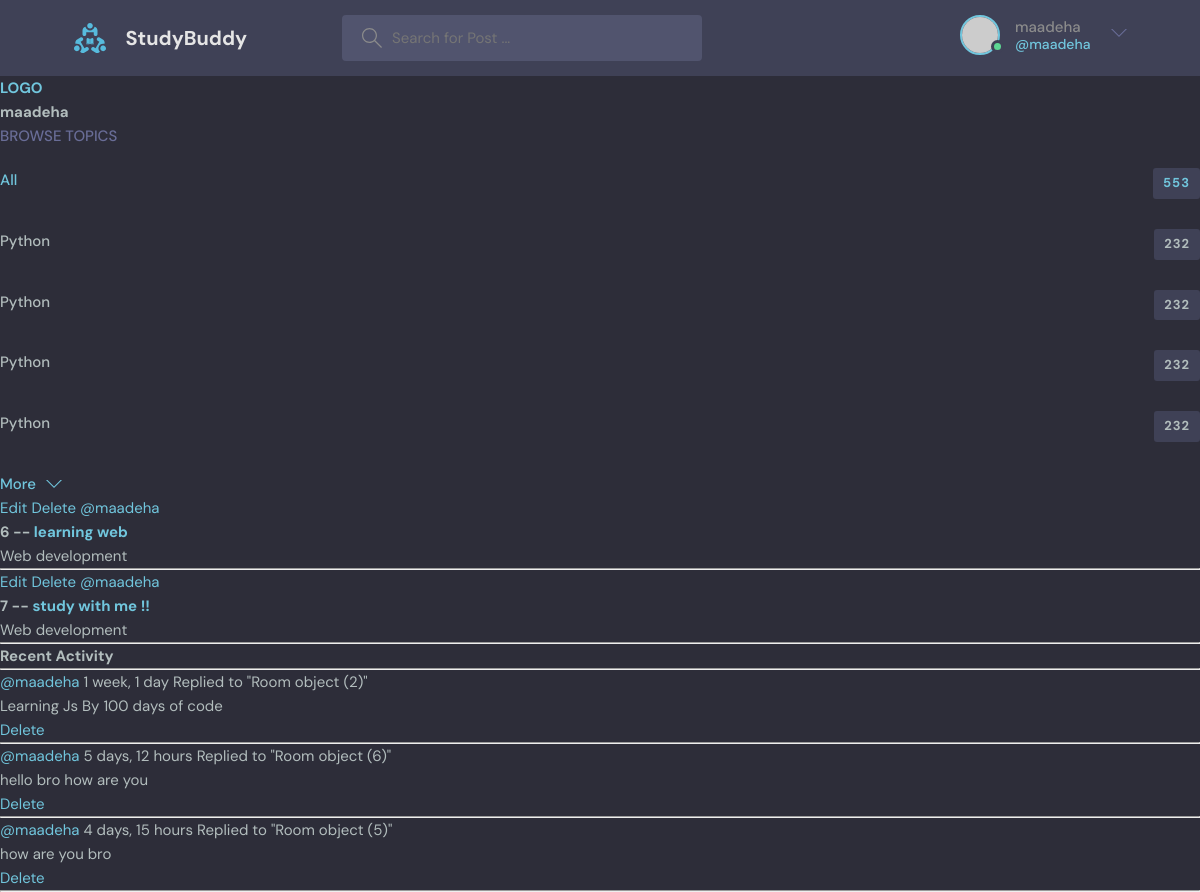
/profile/1/ (signed in), run on the app's committed database.
### base/models.py (models this page shows, shortened)
class Topic (models.Model):
    name=models.CharField(max_length=200)

class Room(models.Model):
    host = models.ForeignKey(User, on_delete=models.SET_NULL ,null=True)
    topic = models.ForeignKey(Topic, on_delete=models.SET_NULL ,null=True)
    name= models.CharField(max_length=200)
    description = models.TextField(null=True,blank=True)
    participants = models.ManyToManyField(User,related_name='participants',blank=True)
    updated = models.DateTimeField(auto_now=True)
    created =models.DateTimeField(auto_now_add=True)

class Message (models.Model):
        user = models.ForeignKey(User, on_delete= models.CASCADE)
        room =models.ForeignKey(Room, on_delete=models.CASCADE)
        body =models.TextField()
        updated = models.DateTimeField(auto_now=True)
        created =models.DateTimeField(auto_now_add=True)
        def __str__(self):
            return self.body[0:50]

### base/views.py (the view)
# urls.py: path('profile/<str:pk>/',views.userProfile, name="user-profile"),
def userProfile(request,pk):
    user = User.objects.get(id=pk)
    rooms = user.room_set.all()
    room_messages = user.message_set.all()
    topics=Topic.objects.all()
    context = {'user':user,'rooms':rooms,'room_messages':room_messages,'topics':topics}
    return render(request,'base/profile.html',context)

### base/templates/base/profile.html (shortened to what this page needs)
{% extends 'main.html' %}
{% block content %}
<h1> {{user.username }}</h1>
<div profile-container>
    <div>
        {% include 'base/topic_component.html' %}
    </div>
    <div>
         {% include 'base/feed_component.html' %}
    </div>
    <div>
        {% include 'base/activity_component.html' %}
    </div>
</div>
{% endblock content %}

### templates/navbar.html (shortened to what this page needs)
{% load static %}
<header class="header header--loggedIn">
   <div class="container">
     <a href="{% url 'home' %}" class="header__logo">
       <img src="{% static 'images/logo.svg' %}" />
       <h1>StudyBuddy</h1>
     </a>
     <form class="header__search" method="GET" action="{%  url 'home'%}">
       <label>
         <input name="q"  placeholder="Search for Post ..." />
       </label>
     </form>
     <nav class="header__menu">
       {% if request.user.is_authenticated  %}
       <div class="header__user">
         <a href="profile.html">
           <div class="avatar avatar--medium active">
             <img src="https://randomuser.me/api/portraits/men/37.jpg" />
           </div>
           <p>{{request.user.username}} <span>@{{request.user.username}}</span></p>
         </a>
         <button class="dropdown-button">
           <svg version="1.1" xmlns="http://www.w3.org/2000/svg" width="32" height="32" viewBox="0 0 32 32">
             <title>chevron-down</title>
             <path d="M16 21l-13-13h-3l16 16 16-16h-3l-13 13z"></path>
           </svg>
         </button>
       </div>
       {% else %}
        <a href="{% url 'login' %}">
         <img src="{% static 'images/avatar.svg' %}" />
         <p>Login</p>
          </a>
          {% endif %}
     </nav>
   </div>
 </header>
<a href="/">
   <h1> LOGO </h1>
</a>

### base/templates/base/topic_component.html
<div class="topics">
  <div class="topics__header">
    <h2>Browse Topics</h2>
  </div>
  <ul class="topics__list">
    <li>
      <a href="{% url 'home'%}" class="active">All <span>553</span></a>
    </li>
    {% for topic in topics %}
    <li>
      <a href="{% url 'home' %}?q={{topic.name}}">Python <span>232</span></a>
    </li>
    {% endfor %}
  </ul>
  <a class="btn btn--link" href="topics.html">
    More
    <svg version="1.1" xmlns="http://www.w3.org/2000/svg" width="32" height="32" viewBox="0 0 32 32">
      <title>chevron-down</title>
      <path d="M16 21l-13-13h-3l16 16 16-16h-3l-13 13z"></path>
    </svg>
  </a>
</div>

### base/templates/base/feed_component.html
<div>
{%  for room in rooms %}
<div>
   {% if request.user == room.host%}
  <a href="{% url 'update-room' room.id %}"> Edit</a>
  <a href="{% url 'delete-room' room.id %}"> Delete </a>
  {% endif %}
  <a href="{% url 'user-profile' room.host.id %}">@{{room.host.username}} </a>
  <h5> {{room.id}} -- <a href="{% url 'room' room.id %}">{{room.name}} </a></h5>
  <small>{{room.topic.name}}</small>
  <hr>
</div>
{% endfor %}
    </div>

### base/templates/base/activity_component.html
<h3>Recent Activity</h3>
  <hr>
  {% for message in room_messages%}
  <div>
    <small><a href=" {% url 'user-profile' message.user.id %}">@{{message.user}} </a> {{message.created|timesince}}</small>
    <small>Replied to "{{message.room}}"</small>
    <p>{{message}}</p>
    {% if request.user == message.user%}
    <a href="{% url 'delete-message' message.id %}">Delete</a>
    {% endif %}
    <hr>
</div>
{% endfor %}

### static/styles/style.css (style rules this page uses)
:root { --color-main: #71c6dd; --color-main-light: #e1f6fb; --color-dark: #3f4156; --color-dark-medium: #51546e; --color-dark-light: #696d97; --color-light: #e5e5e5; --color-gray: #8b8b8b; --color-light-gray: #b2bdbd; --color-bg: #2d2d39; --color-success: #5dd693; --color-error: #fc4b0b; }
* { font-family: "DM Sans", -apple-system, BlinkMacSystemFont, "Segoe UI", Roboto, Oxygen, Ubuntu, Cantarell, "Open Sans", "Helvetica Neue", sans-serif; margin: 0; padding: 0; box-sizing: border-box; text-rendering: optimizeLegibility; font-size: inherit; }
html { font-size: 56.25%; }
@media only screen and (min-width: 1200px) { html { font-size: 62.5%; } }
body { line-height: 1.6; font-weight: 400; font-size: 1.5rem; color: var(--color-light-gray); background-color: var(--color-bg); min-height: 100vh; }
img { width: 100%; }
a { display: inline-block; color: var(--color-main); text-decoration: none; }
.container { max-width: 120rem; width: 90%; margin: auto; }
.btn { background-color: transparent; border: none; display: inline-flex; align-items: center; gap: 1rem; cursor: pointer; transition: all ease-in-out 0.3s; padding: 1rem 2rem; border-radius: 5px; box-shadow: 1px 1px 3px 1px rgba(0, 0, 0, 0.15); font-weight: 500; }
.btn--link { border-radius: 0; padding: 0; color: var(--color-main); box-shadow: none; }
.btn > svg { fill: currentColor; width: 1.6rem; height: 1.6rem; }
.avatar { position: relative; display: inline-block; border-radius: 50%; border: 2px solid var(--color-main); }
.avatar img { display: block; border-radius: 50%; object-fit: cover; object-position: center; }
.avatar::after { content: ""; display: block; position: absolute; background-color: var(--color-gray); z-index: 111; border-radius: 50%; border: 0.3rem solid var(--color-dark); }
.avatar.active::after { background-color: var(--color-success); }
.avatar.avatar--medium img { width: 3.6rem; height: 3.6rem; border-radius: 50%; }
.avatar.avatar--medium:after { width: 0.7rem; height: 0.7rem; bottom: 0px; right: -6px; }
.header { padding: 1.5rem; background-color: var(--color-dark); }
.header > .container { display: flex; gap: 9.5rem; }
.header__logo, .header__user { display: flex; gap: 2rem; align-items: center; }
.header__logo > img { height: 3.2rem; width: 3.2rem; }
.header__logo > h1 { font-weight: 700; font-size: 2rem; color: var(--color-light); }
.header__search > label { background-color: var(--color-dark-medium); padding: 1.3rem 1rem; display: flex; align-items: center; gap: 1rem; border-radius: 4px; }
.header__search svg { fill: var(--color-gray); width: 2rem; height: 2rem; margin-left: 1rem; }
.header__search input { width: 30rem; background: transparent; border: none; outline: none; color: var(--color-light); }
.header__menu { margin-left: auto; position: relative; }
.header__menu a { display: flex; gap: 1.5rem; align-items: center; font-weight: 500; text-decoration: none; color: var(--color-gray); }
.header__menu img { height: 3.6rem; }
.header__menu p { line-height: 1.2; }
.header__menu span { color: var(--color-main); font-weight: 500; font-size: 1.4rem; display: block; }
.header__menu svg { width: 1.6rem; height: 1.6rem; fill: var(--color-dark-light); }
.dropdown-button { background: transparent; border: 0; outline: 0; cursor: pointer; }
.topics__header { margin-bottom: 2rem; }
.topics__header h2 { text-transform: uppercase; font-weight: 500; color: var(--color-dark-light); }
.topics__list { list-style: none; }
.topics__list li a { display: flex; justify-content: space-between; margin-bottom: 3rem; font-weight: 500; color: var(--color-light-gray); transition: all 0.3s ease-in-out; }
.topics__list li a.active, .topics__list li a:hover { color: var(--color-main); }
.topics__list li a span { padding: 0.5rem 1rem; background-color: var(--color-dark); border-radius: 3px; font-size: 1.3rem; font-weight: 700; letter-spacing: 1px; }

### data on the page
Room: shows "Edit", host.username "maadeha", id "6", name "learning web", topic.name "Web development"
Room: shows "Edit", host.username "maadeha", id "7", name "study with me !!", topic.name "Web development"
Message: user "maadeha", created "1 week, 1 day", room "Room object (2)", body "Learning Js By 100 days of code", shows "Delete"
Message: user "maadeha", created "5 days, 12 hours", room "Room object (6)", body "hello bro how are you", shows "Delete"
Message: user "maadeha", created "4 days, 15 hours", room "Room object (5)", body "how are you bro", shows "Delete"

### other printed values
{{ request.user.username }} "maadeha"
{{ user.username }} "maadeha"
